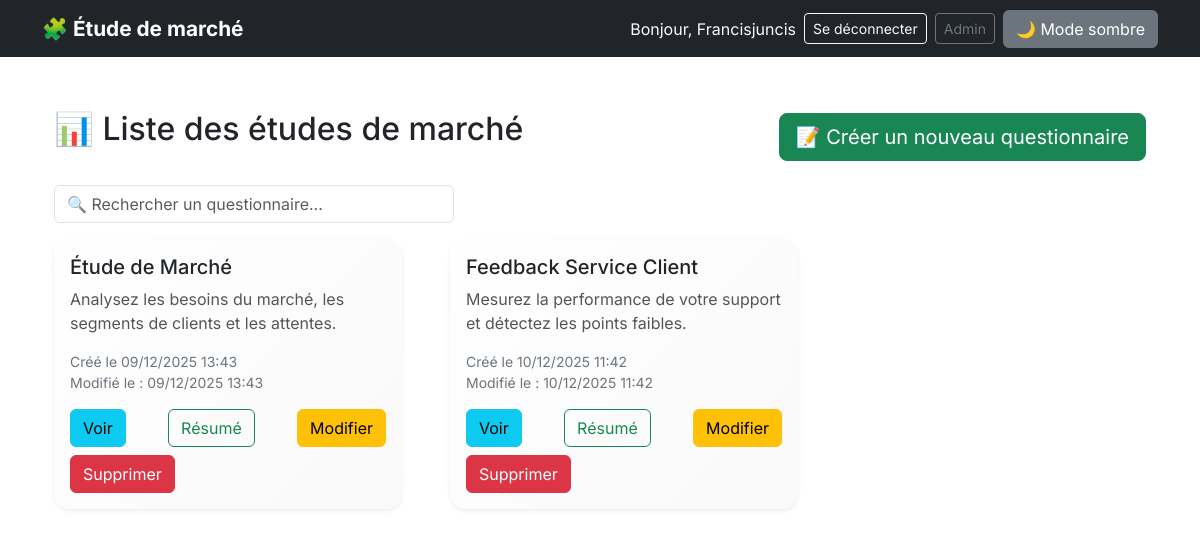
The app's page / (signed in), older data.
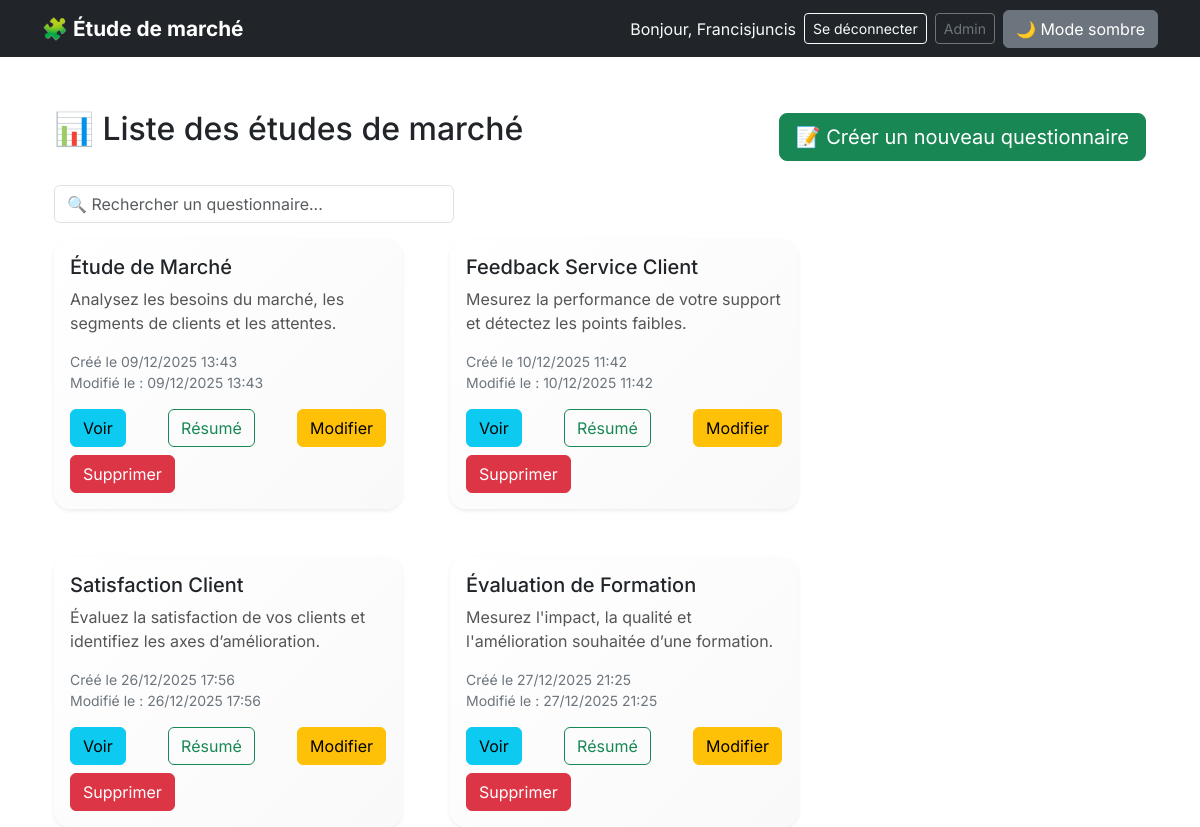
The same page, newer data.
### survey/models.py (models this page shows, shortened)
class Survey(models.Model):
    title = models.CharField(max_length=200)
    description = models.TextField(blank=True, null=True)
    image = models.ImageField(
        upload_to="survey_images/",
        null=True,
        blank=True
    )
    owner = models.ForeignKey(
    User,
    related_name='surveys',
    on_delete=models.CASCADE
    )
    created_at = models.DateTimeField(auto_now_add=True)
    updated_at = models.DateTimeField(auto_now=True)

### survey/views.py (the view)
# urls.py: path("", views.survey_list, name="survey_list"),
@login_required
def survey_list(request):
    user = request.user
    if user.is_staff or user.is_superuser:
        surveys = Survey.objects.all()
    else:
        surveys = Survey.objects.filter(owner=user)
    return render(request, 'survey/survey_list.html', {'surveys': surveys})

### survey/templates/survey/survey_list.html (shortened to what this page needs)
{% extends "survey/base.html" %}
{% block content %}
<link rel="stylesheet" href="https://cdn.jsdelivr.net/npm/aos@2.3.4/dist/aos.css"/>
<div class="container mt-5">
    <div class="d-flex justify-content-between align-items-center mb-4 flex-wrap">
        <h2>📊 Liste des études de marché</h2>
        <a href="{% url 'survey_create' %}" class="btn btn-success btn-lg mt-2">📝 Créer un nouveau questionnaire</a>
    </div>
    <input type="text" id="search-surveys" placeholder="🔍 Rechercher un questionnaire..." class="form-control">
    {% if surveys %}
        <div class="row g-4" id="survey-cards">
            {% for survey in surveys %}
                <div class="col-md-6 col-lg-4" data-aos="fade-up">
                    <div class="card h-100 shadow-sm border-0">
                        <div class="card-body d-flex flex-column">
                            <h5 class="card-title">{{ survey.title }}</h5>
                            <p class="card-text survey-description mb-3">{{ survey.description|truncatechars:100 }}</p>
                            <p class="text-secondary small mb-3">
                                Créé le {{ survey.created_at|date:"d/m/Y H:i" }}<br>
                                {% if survey.updated_at > survey.created_at %}
                                Modifié le : {{ survey.updated_at|date:"d/m/Y H:i" }}
                                {% endif %}
                            </p>
                            <div class="mt-auto d-flex justify-content-between flex-wrap gap-2">
                                <a href="{% url 'survey_detail' survey.id %}" class="btn btn-info btn-see">Voir</a>
                                <a href="{% url 'survey_summary' survey.id %}" class="btn btn-outline-success">Résumé</a>
                                <a href="{% url 'survey_edit' survey.id %}" class="btn btn-warning btn-edit">Modifier</a>
                                <a href="{% url 'survey_delete' survey.id %}" class="btn btn-danger btn-delete">Supprimer</a>
                            </div>
                        </div>
                    </div>
                </div>
            {% endfor %}
        </div>
    {% else %}
        <div class="text-center mt-5">
            <h4>Aucune étude de marché disponible pour le moment 😔</h4>
            <p>Commencez par créer votre premier questionnaire !</p>
            <a href="{% url 'survey_create' %}" class="btn btn-success btn-lg">📝 Créer un questionnaire</a>
        </div>
    {% endif %}
</div>
{% endblock %}

### survey/templates/survey/base.html (shortened to what this page needs)
<!DOCTYPE html>
<html lang="fr">
<head>
    <link href="https://cdn.jsdelivr.net/npm/bootstrap@5.3.2/dist/css/bootstrap.min.css" rel="stylesheet">
</head>
<body>
<nav class="navbar navbar-expand-lg navbar-dark bg-dark">
  <div class="container">
    <a class="navbar-brand" href="{% url 'survey_list' %}">🧩 Étude de marché</a>
    <div class="d-flex align-items-center">
      {% if user.is_authenticated %}
        <span class="me-2 text-light">Bonjour, {{ user.username }}</span>
        <a href="{% url 'logout' %}" class="btn btn-outline-light btn-sm me-2">Se déconnecter</a>
        {% if user.is_staff %}
          <a href="{% url 'admin:index' %}" class="btn btn-outline-secondary btn-sm">Admin</a>
        {% endif %}
      {% else %}
        <a href="{% url 'login' %}" class="btn btn-outline-light btn-sm">Se connecter</a>
      {% endif %}
      <button id="toggle-dark" class="btn btn-secondary ms-2">Mode sombre</button>
    </div>
  </div>
</nav>
<div class="container mt-4">
    {% block content %}{% endblock %}
</div>
</body>
</html>

### survey/templates/survey/base.html (style rules this page uses)
body { font-family: 'Inter', sans-serif; transition: background-color 0.3s, color 0.3s; }
.navbar-brand { font-weight: bold; font-size: 1.3rem; }
.card { border-radius: 1rem; transition: transform 0.3s ease, box-shadow 0.3s ease; background: #ffffff; box-shadow: 0 5px 15px rgba(0,0,0,0.05); }
.btn-see, .btn-edit, .btn-delete, .btn-outline-success { transition: all 0.2s ease; }

### survey/templates/survey/survey_list.html (style rules this page uses)
body { font-family: 'Inter', sans-serif; }
.card { border-radius: 1rem; transition: transform 0.3s ease, box-shadow 0.3s ease; background: linear-gradient(135deg, #ffffff 0%, #f9f9f9 100%); box-shadow: 0 5px 15px rgba(0,0,0,0.05); }
#search-surveys { max-width: 400px; margin-bottom: 1rem; }
.survey-description { color: #555; }
.row.g-4 { gap: 1.5rem; }

Row changes from the older to the newer data that the page shows:
added Survey: title "Satisfaction Client", description "Évaluez la satisfaction de vos clients et identifiez les axes d’amélioration.", created_at "26/12/2025 17:56", updated_at "26/12/2025 17:56"
added Survey: title "Évaluation de Formation", description "Mesurez l'impact, la qualité et l'amélioration souhaitée d’une formation.", created_at "27/12/2025 21:25", updated_at "27/12/2025 21:25"
